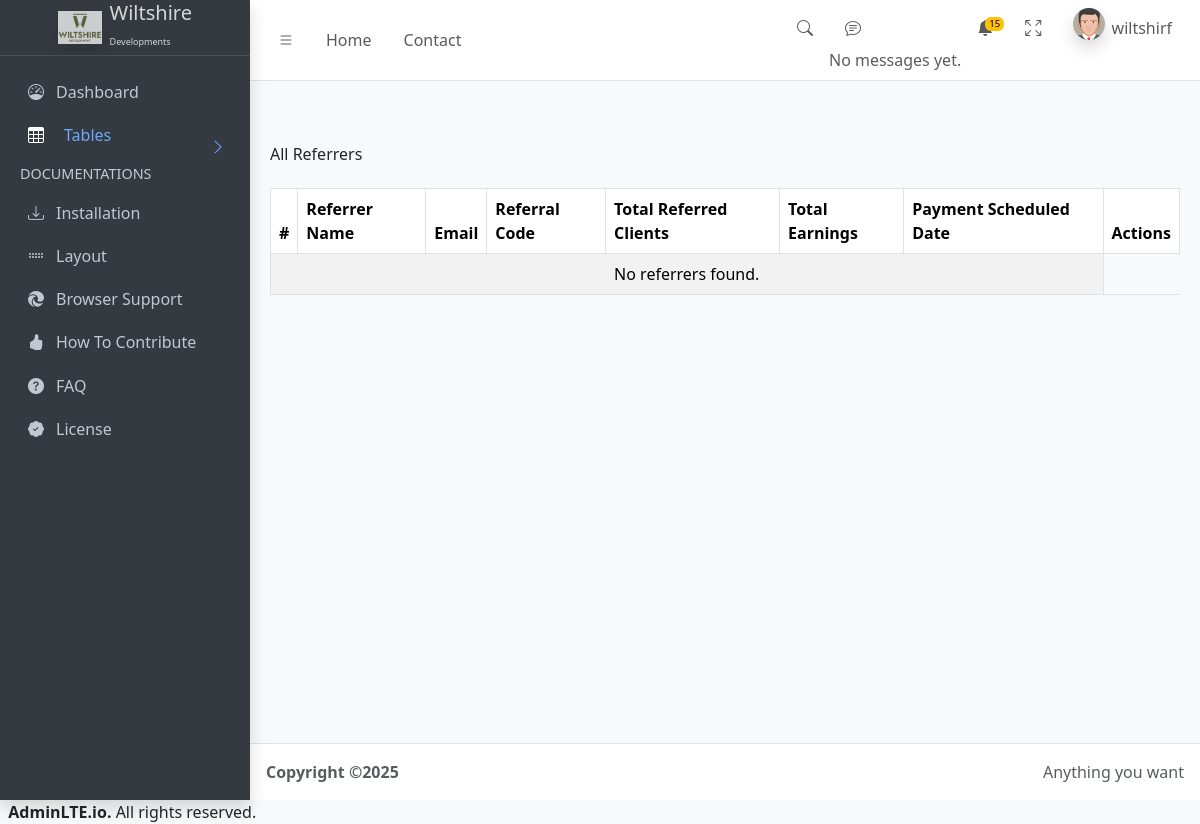
Page /Dashboard/referrers/ (signed in) on the earlier database version.
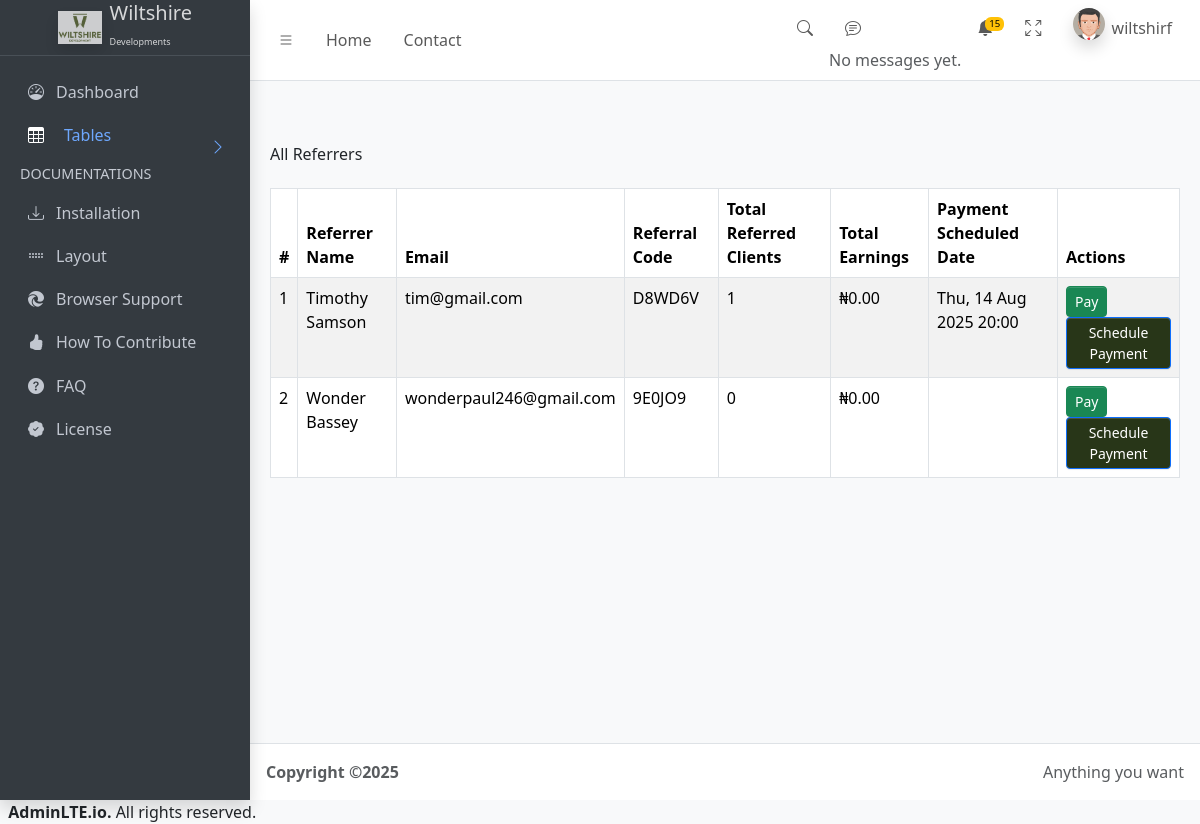
Same page on the later database version.
### myapp/models.py (models this page shows, shortened)
class WithshirfReferral(models.Model):
    user = models.OneToOneField(User, on_delete=models.CASCADE)
    referral_code = models.CharField(max_length=10, unique=True)
    total_referrals = models.PositiveIntegerField(default=0)
    earnings = models.DecimalField(default=0.00, max_digits=10, decimal_places=2)
    bank_name = models.CharField(max_length=100)
    account_number = models.CharField(max_length=20)
    account_name = models.CharField(max_length=100)
    date_added = models.DateTimeField(auto_now_add=True)
    scheduled_payment_date = models.DateTimeField(null=True, blank=True)
    is_paid = models.BooleanField(default=False)
    paid_on = models.DateTimeField(null=True, blank=True)
    recipient_code = models.CharField(max_length=100, blank=True)  # for Paystack transfer

### myapp/views.py (the view)
# urls.py: path('Dashboard/referrers/', views.referrers_list, name='referrers_list'),
@user_passes_test(lambda u: u.is_superuser)  # or any permission check you prefer
def referrers_list(request):
    referrers = WithshirfReferral.objects.all()
    referrers_data = []
    for ref in referrers:
        client_count = ClientProfile.objects.filter(referral_code=ref.referral_code).count()
        referrers_data.append({
            'referrer': ref,
            'client_count': client_count,
            'scheduled_payment_date': ref.scheduled_payment_date,
        })
    return render(request, 'Dashboard/referrers_list.html', {'referrers_data': referrers_data})

### myapp/context_processors.py (called while the page is built)
def user_info(request):
    if request.user.is_authenticated:
        return {
            'user_username': request.user.username,
        }
    return {}

### myapp/templates/Dashboard/referrers_list.html (shortened to what this page needs)
{% load static %}
{% load customs_tags %}
{% include 'Dashboard/header.html' %}
<main class="app-main">
    <div class="app-content-header">
        <div class="container mt-5">
            <h2 class="mb-4">All Referrers</h2>
            <table class="table table-bordered table-striped">
                <thead>
                    <tr>
                        <th>#</th>
                        <th>Referrer Name</th>
                        <th>Email</th>
                        <th>Referral Code</th>
                        <th>Total Referred Clients</th>
                        <th>Total Earnings</th>
                        <th>Payment Scheduled Date</th>
                        <th>Actions</th>
                    </tr>
                </thead>
                <tbody>
                    {% for item in referrers_data %}
                    <tr>
                        <td>{{ forloop.counter }}</td>
                        <td>{{ item.referrer.user.get_full_name }}</td>
                        <td>{{ item.referrer.user.email }}</td>
                        <td>{{ item.referrer.referral_code }}</td>
                        <td>{{ item.client_count }}</td>
                        <td>₦{{ item.referrer.earnings|floatformat:2 }}</td>
                        <td>{{ item.scheduled_payment_date|date:"D, d M Y H:i"  }}</td>
                        <td>
                        <form action="{% url 'pay_referrer' item.referrer.id %}" method="POST" style="display:inline;">
                            <button type="submit" class="btn btn-success btn-sm">Pay</button>
                        </form>
                            <button class="btn btn-primary btn-sm" data-bs-toggle="modal" data-bs-target="#scheduleModal{{ item.referrer.id }}">
                                Schedule Payment
                            </button>
                        </td>
                    </tr>
                    {% empty %}
                    <tr>
                        <td colspan="7" class="text-center">No referrers found.</td>
                    </tr>
                    {% endfor %}
                </tbody>
            </table>
        </div>
    </div>
</main>
{% include 'Dashboard/footer.html' %}

Differences in the rows shown:
added WithshirfReferral: referrer.user.get_full_name "Timothy Samson", referrer.user.email "tim@gmail.com", referrer.referral_code "D8WD6V", client_count "1", referrer.earnings "0.00", scheduled_payment_date "Thu, 14 Aug 2025 20:00"
added WithshirfReferral: referrer.user.get_full_name "Wonder Bassey", referrer.user.email "wonderpaul246@gmail.com", referrer.referral_code "9E0JO9", client_count "0", referrer.earnings "0.00"
Other differences:
text no longer shown: "No referrers found."
